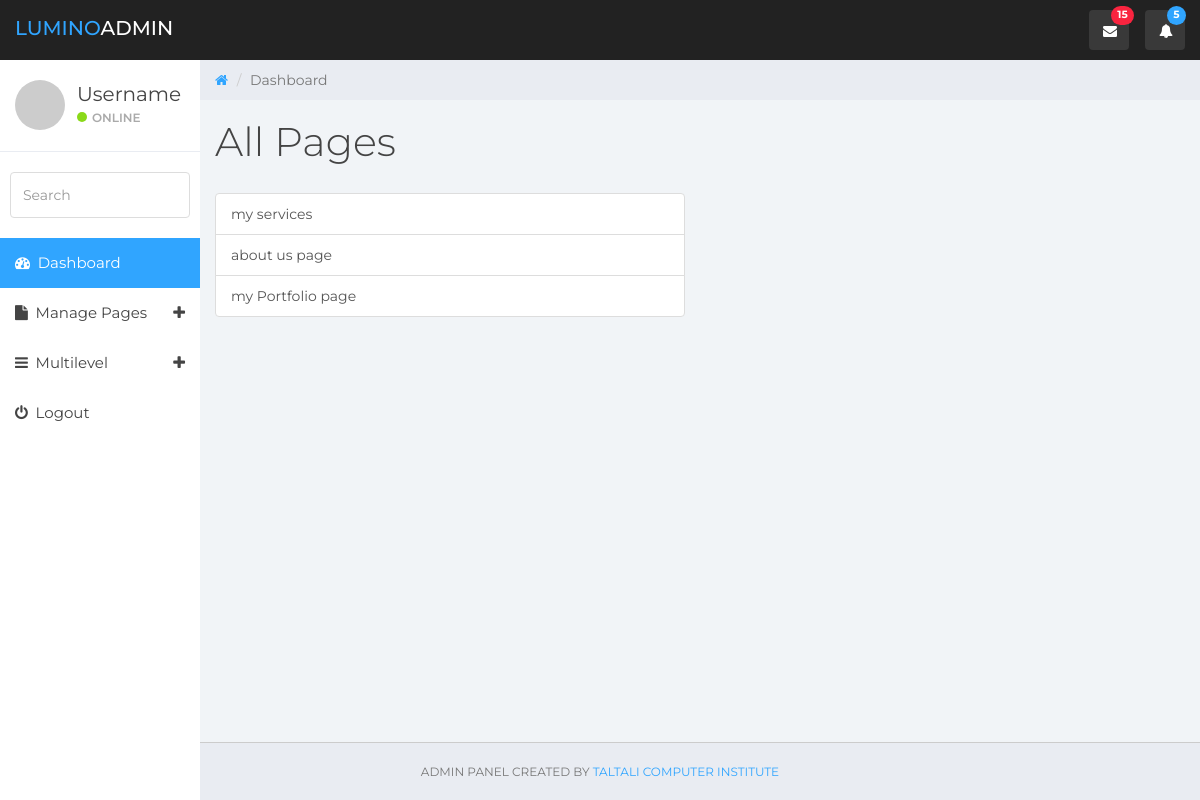
Before: /admin/allpage.php with the older database file.
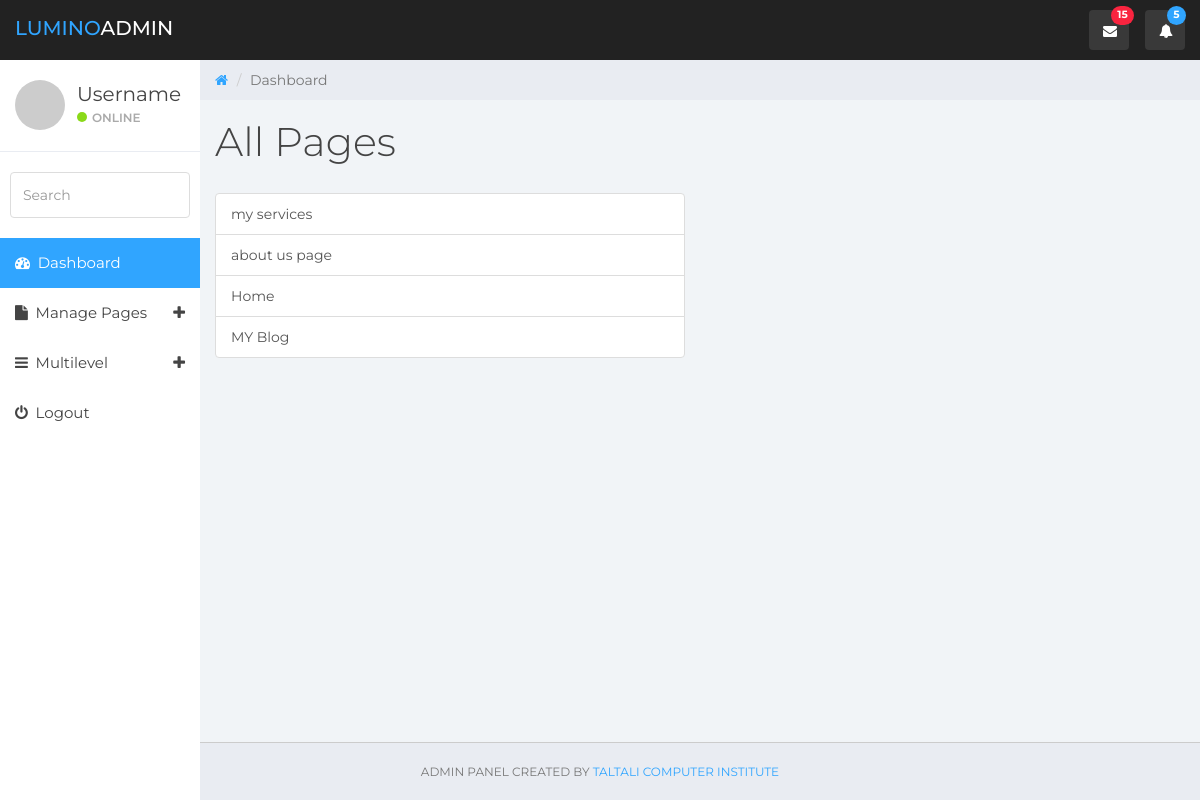
After: the same page with the newer database file.
### tables this page shows
CREATE TABLE `pages` (
  `page_id` int(5) NOT NULL,
  `pg_title` varchar(200) NOT NULL,
  `pg_content` text NOT NULL,
  `pg_url` text NOT NULL
);

### admin/allpage.php (the view)
	<?php 	require './template/header.php'; ?>
		<div class="row">
			<div class="col-lg-12">
				<h1 class="page-header">All Pages</h1>
			</div>
		</div>
		<div class="row " style="max-width: 500px;">
			<div class="col-lg-12">
				<div class="list-group">
					<?php
					$sql = "SELECT * FROM pages";
					$menu = $conn->query($sql);
					while ($allMenu = mysqli_fetch_assoc($menu)) : ?>
				  		<a href="<?php echo 'editpage.php' .$allMenu['pg_url']; ?>" class="list-group-item list-group-item-action"><?php echo $allMenu['pg_title']; ?></a>
					<?php endwhile; ?>
				</div>
			</div>
		</div>
<?php require './template/footer.php'; ?>

Changed rows visible on the page:
removed pages: pg_title "my Portfolio page"
added pages: pg_title "Home"
added pages: pg_title "MY Blog"
